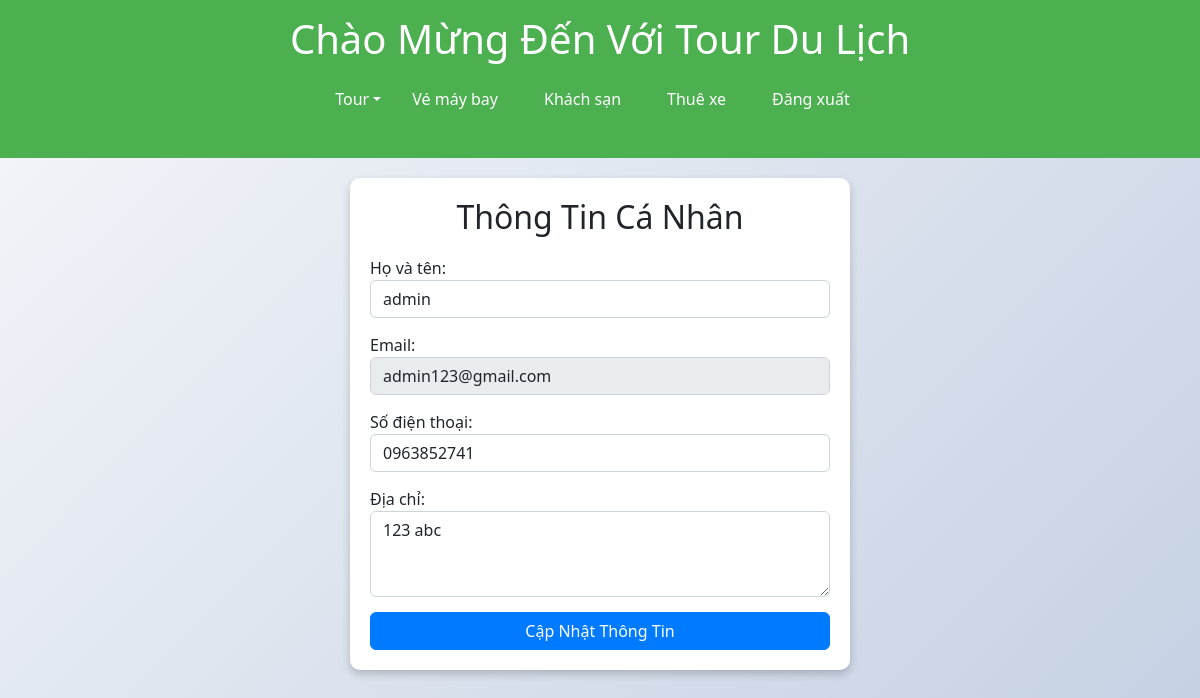
The page /login/profile.php (signed in) on the database its author committed.
### tables this page shows
CREATE TABLE `user` (
  `id_user` int(11) NOT NULL,
  `name` varchar(100) NOT NULL,
  `email` varchar(100) NOT NULL,
  `password` varchar(255) NOT NULL,
  `phone` varchar(10) NOT NULL,
  `address` varchar(255) NOT NULL,
  `role` enum('Admin','User') NOT NULL DEFAULT 'User',
  `status` enum('Active','Inactive','Banned') NOT NULL DEFAULT 'Active',
  `createdat` datetime NOT NULL DEFAULT current_timestamp(),
  `reset_token` varchar(255) DEFAULT NULL,
  `reset_expires` datetime DEFAULT NULL
);

### login/profile.php (the view, shortened to what this page needs)
<?php
$servername = "localhost";
$username = "root";
$password = "";
$dbname = "tourbooking";
$conn = mysqli_connect($servername, $username, $password, $dbname);
$id_user = $_SESSION['id_user'];
$sql = "SELECT name, email, phone, address FROM user WHERE id_user = ?";
$stmt = $conn->prepare($sql);
$stmt->bind_param('i', $id_user);
$stmt->execute();
$result = $stmt->get_result();
if ($result->num_rows > 0) {
    $user = $result->fetch_assoc();
} else {
    echo "<script>alert('Không tìm thấy thông tin người dùng!');</script>";
    exit();
}
?>
<!DOCTYPE html>
<html lang="vi">
<head>
    <link rel="stylesheet" href="https://cdn.jsdelivr.net/npm/bootstrap@5.2.3/dist/css/bootstrap.min.css">
</head>
<header>
    <div class="container-fluid">
        <h1>Chào Mừng Đến Với Tour Du Lịch</h1>
        <nav class="navbar navbar-expand-lg w-100">
            <div class="container-fluid">
                <ul class="navbar-nav">
                    <li class="nav-item dropdown">
                        <p class="nav-link dropdown-toggle" id="tourDropdown" role="button" data-bs-toggle="dropdown" aria-expanded="false">Tour</p>
                    </li>
                    <li class="nav-item"><a class="nav-link" href="../maybay/booking.php">Vé máy bay</a></li>
                    <li class="nav-item"><a class="nav-link" href="#">Khách sạn</a></li>
                    <li class="nav-item"><a class="nav-link" href="../thuexe/thuexe.php">Thuê xe</a></li>
                    <?php if (isset($_SESSION['id_user'])): ?>
                        <li class="nav-item">
                            <a class="nav-link" href="../login/logout.php">Đăng xuất</a>
                        </li>
                    <?php endif; ?>
                </ul>
            </div>
        </nav>
    </div>
</header>
<body>
<div class="profile-container">
    <h2>Thông Tin Cá Nhân</h2>
    <form method="POST" action="profile.php">
        <div class="form-group">
            <label for="name">Họ và tên:</label>
            <input type="text" class="form-control" id="name" name="name" value="<?php echo htmlspecialchars($user['name']); ?>" required>
        </div>
        <div class="form-group">
            <label for="email">Email:</label>
            <input type="email" class="form-control" id="email" value="<?php echo htmlspecialchars($user['email']); ?>" disabled>
        </div>
        <div class="form-group">
            <label for="phone">Số điện thoại:</label>
            <input type="text" class="form-control" id="phone" name="phone" value="<?php echo htmlspecialchars($user['phone']); ?>">
        </div>
        <div class="form-group">
            <label for="address">Địa chỉ:</label>
            <textarea class="form-control" id="address" name="address" rows="3"><?php echo htmlspecialchars($user['address']); ?></textarea>
        </div>
        <button type="submit" class="btn btn-primary w-100" name="update_profile">Cập Nhật Thông Tin</button>
    </form>
</div>
</body>
</html>

### login/profile.php (style rules this page uses)
body { font-family: 'Segoe UI', sans-serif; background: linear-gradient(135deg, #f5f7fa 0%, #c3cfe2 100%); min-height: 100vh; display: flex; flex-direction: column; align-items: center; }
.profile-container { background: white; padding: 20px; border-radius: 10px; box-shadow: 0 4px 8px rgba(0, 0, 0, 0.2); width: 100%; max-width: 500px; margin-top: 20px; }
.profile-container h2 { text-align: center; margin-bottom: 20px; }
.form-group { margin-bottom: 15px; }
.btn-primary { background-color: #007bff; border-color: #007bff; transition: background-color 0.3s ease; }
header { background-color: #4CAF50; color: white; padding: 15px 20px; text-align: center; width: 100%; }
.navbar-nav { margin: auto; }
.nav-link { color: #ffffff !important; }
nav a { margin: 0 15px; color: white; text-decoration: none; }

### rows shown on the page
user: name "admin", email "admin123@gmail.com", phone "0963852741", address "123 abc"
